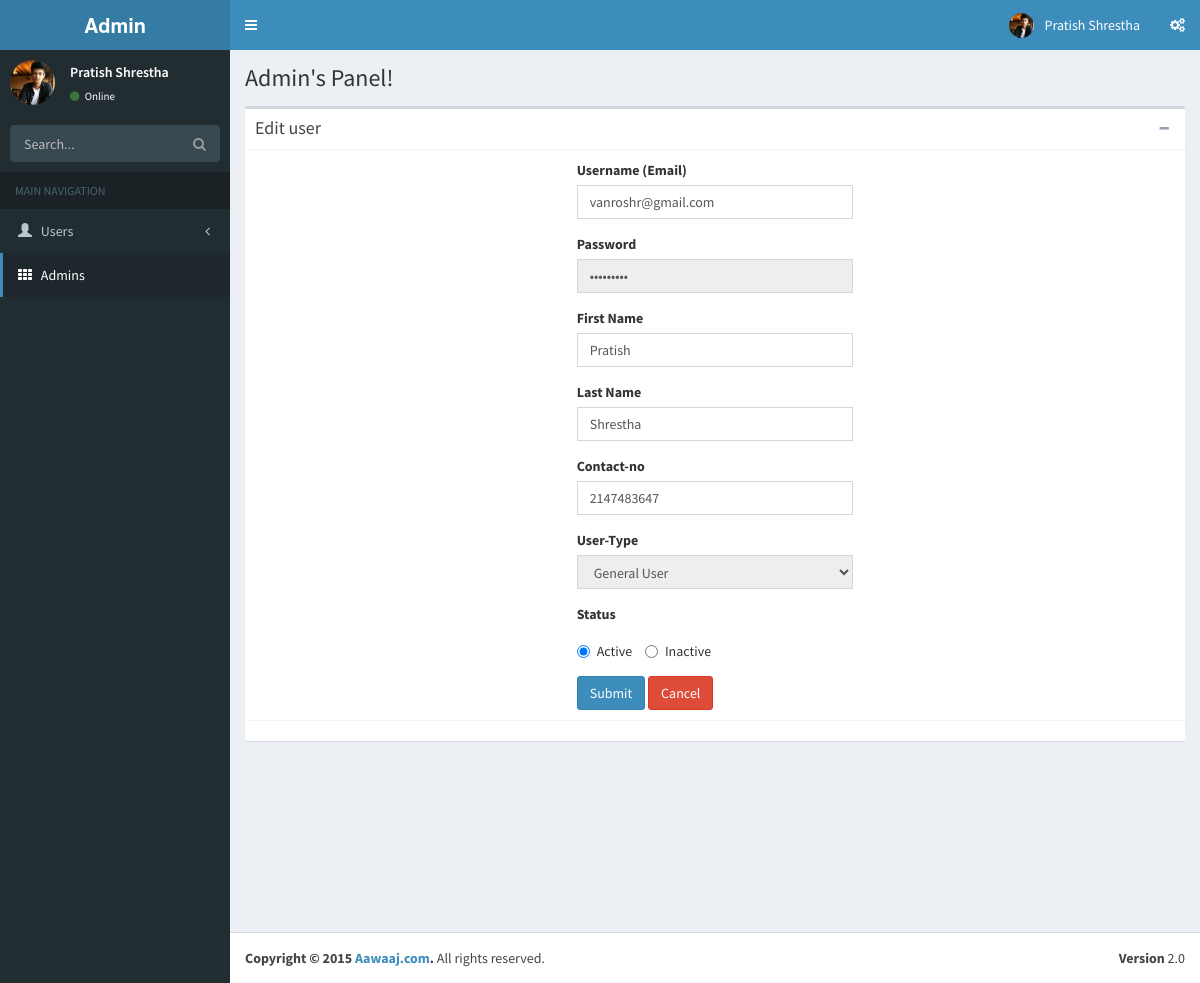
Page /admin/index.php?page=admin&m=edit&id=234 on the committed database.
### tables this page shows
CREATE TABLE IF NOT EXISTS `user` (
  `user_id` int(11) NOT NULL AUTO_INCREMENT,
  `user_name` varchar(30) NOT NULL,
  `first_name` varchar(20) NOT NULL,
  `last_name` varchar(20) NOT NULL,
  `contact_number` int(30) NOT NULL,
  `user_type` enum('generalUser','organization','welfare') NOT NULL,
  `user_status` tinyint(1) NOT NULL,
  `user_hash` varchar(255) DEFAULT NULL,
  PRIMARY KEY (`user_id`),
  UNIQUE KEY `user_name` (`user_name`)
);

### admin/views/admin/container.php (called while the page is built)
<?php
include_once(ROOT_PATH."admin/views/admin/header.php");
include_once(ROOT_PATH."admin/views/admin/".$view_page.".php");
include_once(ROOT_PATH."admin/views/admin/footer.php");

### admin/system/repository/userrepository.class.php (called while the page is built, shortened)
<?php
	class UserRepository{
		private $db;
		public function __construct(){
			$this->db = new DBConnection();
		}
		public function get_by_id($id){
			$user = null;
			$this->db->connect();
			$sql = "SELECT * FROM user WHERE user_id=?";
			$stmt = $this->db->initialize($sql);
			$stmt->bind_param("i",$id);
			$stmt->execute();
			$stmt->bind_result($user_id,$user_name,$first_name,$last_name,$contact_number,$user_type,$user_status,$user_hash);
			while($stmt->fetch()){
			$user = new User();
			$user->set_user_id($user_id);
			$user->set_user_name($user_name);
			$user->set_first_name($first_name);
			$user->set_last_name($last_name);
			$user->set_contact_number($contact_number);
			$user->set_user_type($user_type);
			$user->set_user_status($user_status);
		}
			return $user;
	}
	}
?>

### admin/system/dbUtil/dbconnection.class.php (called while the page is built, shortened)
<?php
	class DBConnection{
		private $conn;
		public function connect(){
			$this->conn = new mysqli(HOSTNAME,USERNAME,PASSWORD,DATABASE);
		}
		public function initialize($sql){
			return $this->conn->prepare($sql);
		}
	}
?>

### admin/system/model/user.class.php (called while the page is built, shortened)
<?php
	class User{
		private $user_name;
		private $first_name;
		private $last_name;
		private $contact_number;
		private $user_type;
		private $user_status;
		public function get_user_name(){
			return $this->user_name;
		}
		public function set_user_name($user_name){
			$this->user_name = $user_name;
		}
		public function get_first_name(){
			return $this->first_name;
		}
		public function set_first_name($first_name){
			$this->first_name = $first_name;
		}
		public function get_last_name(){
			return $this->last_name;
		}
		public function set_last_name($last_name){
			$this->last_name = $last_name;
		}
		public function get_contact_number(){
			return $this->contact_number;{}
		}
		public function set_contact_number($contact_number){
			$this->contact_number = $contact_number;
		}
		public function get_user_type(){
			return $this->user_type;
		}
		public function set_user_type($user_type){
			$this->user_type = $user_type;
		}
		public function get_user_status(){
			return $this->user_status ;
		}
		public function set_user_status($user_status){
			$this->user_status = $user_status;
		}
	}
?>

### admin/views/admin/adminusersview/edit.php (the view, shortened to what this page needs)
<section class="content-header">
  <h1>
   Admin's Panel!
  </h1>
</section>
<section class="content">
  <div class="box">
    <div class="box-header with-border">
      <h3 class="box-title">Edit user</h3>
      <div class="box-tools pull-right">
        <button class="btn btn-box-tool" data-widget="collapse" data-toggle="tooltip" title="Collapse"><i class="fa fa-minus"></i></button>
      </div>
    </div>
    <div class="box-body">
                <form class="col-md-offset-4 col-xs-4" action="#" method="post">
                  <div class="form-group">
                    <label for="first_name">Username (Email)</label>
                    <input type="email" class="form-control" name="user_name" id="first_name" placeholder="Username (Email)" value="<?php echo $user->get_user_name();?>">
                  </div>
                  <div class="form-group">
                    <label for="password">Password</label>
                    <input type="password" class="form-control" name="password" id="password" placeholder="Password" value="something" disabled>
                  </div>
                  <div class="form-group">
                    <label for="first_name">First Name</label>
                    <input type="text" class="form-control" name="first_name" id="first_name" placeholder="First Name" value="<?php echo $user->get_first_name();?>">
                  </div>
                  <div class="form-group">
                    <label for="last_name">Last Name</label>
                    <input type="text" class="form-control" name="last_name" id="last_name" placeholder="Last Name" value="<?php echo $user->get_last_name();?>">
                  </div>
                  <div class="form-group">
                    <label for="contact_number">Contact-no</label>
                    <input type="text" class="form-control" name="contact_number" id="contact_no" placeholder="Contact-no" value="<?php echo $user->get_contact_number();?>">
                  </div>
                  <div class="form-group">
                    <label for="user_type">User-Type</label>
                    <select name="user_type" class="form-control" disabled>
                    	<option value="generalUser" <?php echo ($user->get_user_type() =='general user')?'selected':'';?>>General User</option>
                    </select>
                  </div>
                  <div class="form-group">
                    <label for="user_status">Status</label>
                    <div class="radio">
                        <label class="radio-inline">
                          <input type="radio" name="user_status" id="active" value="1" <?php echo ($user->get_user_status() =='1')?'checked':'';?>> Active
                        </label>
                        <label class="radio-inline">
                          <input type="radio" name="user_status" id="inactive" value="0" <?php echo ($user->get_user_status() =='0')?'checked':'';?>> Inactive
                        </label>
                    </div>
                  </div>
                  <button type="submit" name="submit" class="btn btn-primary">Submit</button>
                  <a href="<?php echo BASE_URL?>/index.php?page=admin" class="btn btn-danger">Cancel</a>
                </form>
    </div>
    <div class="box-footer">
    </div>
  </div>
</section>

### rows in the picture
user: user_name "vanroshr@gmail.com", first_name "Pratish", last_name "Shrestha", contact_number "2147483647", user_status "☑ Active", user_status "☐ Inactive"
